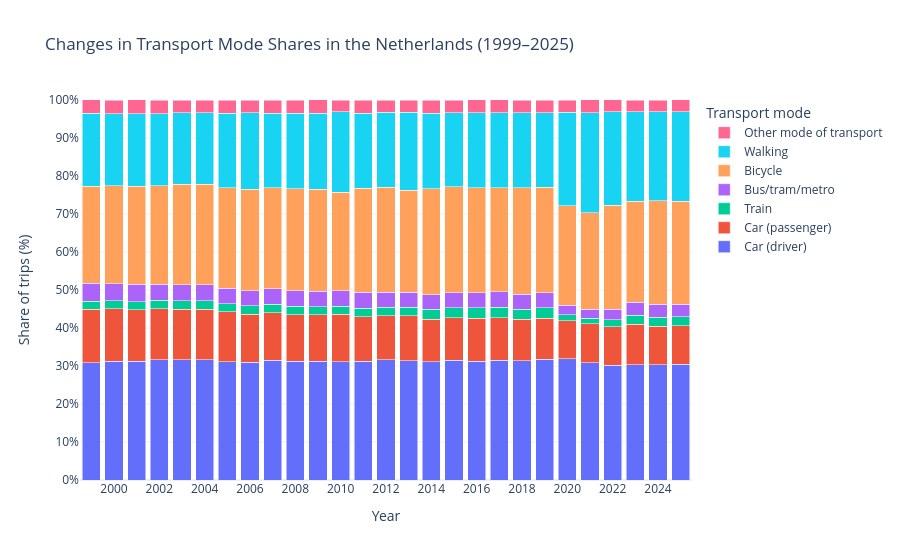

Source (notebook cell):
### Code cell
# Create a 100% stacked bar chart
fig = go.Figure()

# Select transport mode columns (exclude Year)
transport_modes = [col for col in shares.columns if col != "Year"]

for mode in transport_modes:
    fig.add_trace(
        go.Bar(
            x=shares["Year"],
            y=shares[mode],
            name=mode,
            hovertemplate=(
                "Year: %{x}<br>"
                "Transport mode: " + str(mode) + "<br>"
                "Share of trips: %{y:.2f}%"
                "<extra></extra>"
            )
        )
    )

# Configure the chart
fig.update_layout(
    title="Changes in Transport Mode Shares in the Netherlands (1999–2025)",
    xaxis_title="Year",
    yaxis_title="Share of trips (%)",
    barmode="stack",
    template="plotly_white",
    hovermode="closest",
    legend_title="Transport mode"
)

# Set y-axis from 0% to 100%
fig.update_yaxes(
    range=[0, 100],
    dtick=10,
    ticksuffix="%"
)

# Display every second year to keep the x-axis readable
fig.update_xaxes(
    tickmode="linear",
    dtick=2
)
fig.write_image("../Output/%change_in_transport_mode_shares_100%chart.png")
fig.show()

### Figure 1 — Plotly figure (JSON) as saved in the notebook; plotly's stock layout.template omitted (floating-point values rounded to 4 significant figures)
{"data": [{"hovertemplate": "Year: %{x}<br>Transport mode: Car (driver)<br>Share of trips: %{y:.2f}%<extra></extra>", "name": "Car (driver)", "type": "bar", "x": [1999, 2000, 2001, 2002, 2003, 2004, 2005, 2006, 2007, 2008, 2009, 2010, 2011, 2012, 2013, 2014, 2015, 2016, 2017, 2018, 2019, 2020, 2021, 2022, 2023, 2024, 2025], "y": [30.88, 31.23, 31.21, 31.71, 31.61, 31.61, 31.15, 30.96, 31.56, 31.23, 31.25, 31.15, 31.29, 31.61, 31.41, 31.09, 31.46, 31.21, 31.53, 31.35, 31.76, 31.85, 30.8, 30.18, 30.38, 30.27, 30.41]}, {"hovertemplate": "Year: %{x}<br>Transport mode: Car (passenger)<br>Share of trips: %{y:.2f}%<extra></extra>", "name": "Car (passenger)", "type": "bar", "x": [1999, 2000, 2001, 2002, 2003, 2004, 2005, 2006, 2007, 2008, 2009, 2010, 2011, 2012, 2013, 2014, 2015, 2016, 2017, 2018, 2019, 2020, 2021, 2022, 2023, 2024, 2025], "y": [14.12, 13.81, 13.64, 13.41, 13.37, 13.37, 13.08, 12.69, 12.5, 12.3, 12.19, 12.46, 11.61, 11.61, 11.86, 11.22, 11.26, 11.41, 11.19, 10.89, 10.81, 10.08, 10.27, 10.18, 10.58, 10.2, 10.14]}, {"hovertemplate": "Year: %{x}<br>Transport mode: Train<br>Share of trips: %{y:.2f}%<extra></extra>", "name": "Train", "type": "bar", "x": [1999, 2000, 2001, 2002, 2003, 2004, 2005, 2006, 2007, 2008, 2009, 2010, 2011, 2012, 2013, 2014, 2015, 2016, 2017, 2018, 2019, 2020, 2021, 2022, 2023, 2024, 2025], "y": [2.06, 2.1, 2.12, 2.13, 2.13, 2.13, 2.18, 2.17, 2.19, 2.21, 2.19, 2.18, 2.26, 2.26, 2.24, 2.56, 2.65, 2.68, 2.71, 2.64, 2.7, 1.61, 1.52, 1.75, 2.39, 2.38, 2.36]}, {"hovertemplate": "Year: %{x}<br>Transport mode: Bus/tram/metro<br>Share of trips: %{y:.2f}%<extra></extra>", "name": "Bus/tram/metro", "type": "bar", "x": [1999, 2000, 2001, 2002, 2003, 2004, 2005, 2006, 2007, 2008, 2009, 2010, 2011, 2012, 2013, 2014, 2015, 2016, 2017, 2018, 2019, 2020, 2021, 2022, 2023, 2024, 2025], "y": [4.71, 4.5, 4.55, 4.27, 4.26, 4.26, 4.05, 4.02, 4.06, 4.1, 4.06, 4.05, 4.19, 3.87, 3.85, 3.85, 3.97, 4.03, 4.07, 3.96, 4.05, 2.42, 2.28, 2.81, 3.41, 3.4, 3.38]}, {"hovertemplate": "Year: %{x}<br>Transport mode: Bicycle<br>Share of trips: %{y:.2f}%<extra></extra>", "name": "Bicycle", "type": "bar", "x": [1999, 2000, 2001, 2002, 2003, 2004, 2005, 2006, 2007, 2008, 2009, 2010, 2011, 2012, 2013, 2014, 2015, 2016, 2017, 2018, 2019, 2020, 2021, 2022, 2023, 2024, 2025], "y": [25.59, 25.83, 25.76, 25.91, 26.44, 26.44, 26.48, 26.63, 26.56, 26.81, 26.88, 25.86, 27.42, 27.74, 26.92, 27.88, 27.81, 27.52, 27.46, 28.05, 27.7, 26.21, 25.48, 27.37, 26.62, 27.21, 27.03]}, {"hovertemplate": "Year: %{x}<br>Transport mode: Walking<br>Share of trips: %{y:.2f}%<extra></extra>", "name": "Walking", "type": "bar", "x": [1999, 2000, 2001, 2002, 2003, 2004, 2005, 2006, 2007, 2008, 2009, 2010, 2011, 2012, 2013, 2014, 2015, 2016, 2017, 2018, 2019, 2020, 2021, 2022, 2023, 2024, 2025], "y": [19.12, 18.92, 19.09, 18.9, 18.84, 18.84, 19.63, 20.12, 19.69, 19.87, 20.0, 21.18, 19.68, 19.68, 20.51, 19.87, 19.54, 19.8, 19.66, 19.8, 19.59, 24.6, 26.24, 24.56, 23.55, 23.47, 23.65]}, {"hovertemplate": "Year: %{x}<br>Transport mode: Other mode of transport<br>Share of trips: %{y:.2f}%<extra></extra>", "name": "Other mode of transport", "type": "bar", "x": [1999, 2000, 2001, 2002, 2003, 2004, 2005, 2006, 2007, 2008, 2009, 2010, 2011, 2012, 2013, 2014, 2015, 2016, 2017, 2018, 2019, 2020, 2021, 2022, 2023, 2024, 2025], "y": [3.53, 3.6, 3.64, 3.66, 3.34, 3.34, 3.43, 3.41, 3.44, 3.47, 3.44, 3.12, 3.55, 3.23, 3.21, 3.53, 3.31, 3.36, 3.39, 3.3, 3.38, 3.23, 3.42, 3.16, 3.07, 3.06, 3.04]}], "layout": {"barmode": "stack", "hovermode": "closest", "legend": {"title": {"text": "Transport mode"}}, "title": {"text": "Changes in Transport Mode Shares in the Netherlands (1999–2025)"}, "xaxis": {"dtick": 2, "tickmode": "linear", "title": {"text": "Year"}}, "yaxis": {"dtick": 10, "range": [0, 100], "ticksuffix": "%", "title": {"text": "Share of trips (%)"}}}}
